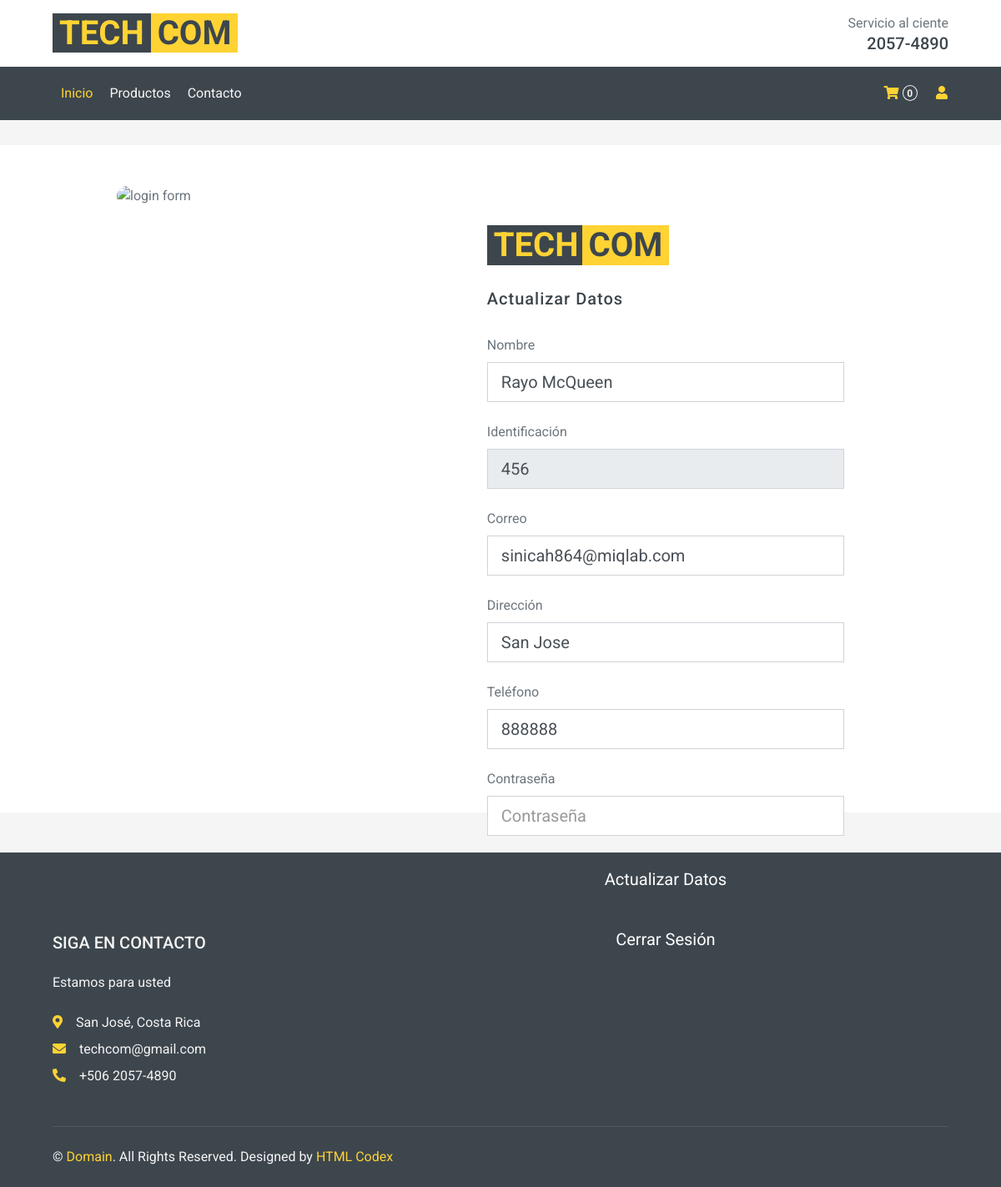
Screenshot of /Views/mantUsuario.php?q=6 (signed in) with the database file from the repository.
### tables this page shows
CREATE TABLE `usuarios` (
  `IDUsuario` int(11) NOT NULL,
  `Identificacion` varchar(30) NOT NULL,
  `Nombre` varchar(100) NOT NULL,
  `Telefono` varchar(30) NOT NULL,
  `Direccion` varchar(300) NOT NULL,
  `Correo` varchar(50) NOT NULL,
  `Contrasenna` varchar(25) NOT NULL,
  `Admin` bit(1) NOT NULL
);

### Models/usuarioModel.php (called while the page is built, shortened)
<?php
    function ConsultarUsuarioM($idUsuario)
    {
        $enlace = OpenBD();
        $sentecia = "CALL ConsultarUsuario('$idUsuario')";
        $respuesta = $enlace -> query($sentecia);
        return $respuesta;
    }
?>

### Controllers/usuarioController.php (called while the page is built, shortened)
<?php
    include_once "../Models/usuarioModel.php";
    function ConsultarUsuario($idUsuario)
    {
        $respuesta = ConsultarUsuarioM($idUsuario);
        return mysqli_fetch_array($respuesta);
    }
?>

### Views/mantUsuario.php (the view, shortened to what this page needs)
<?php
    include_once "../Controllers/usuarioController.php";
    include_once "layout.php";
?>
<!DOCTYPE html>
<html lang="en">
<head>
</head>
<body>
    <div class="container-fluid">
        <div class="row align-items-center bg-light py-3 px-xl-5 d-none d-lg-flex">
            <div class="col-lg-6">
                <a href="inicio.php" class="text-decoration-none">
                    <span class="h1 text-uppercase text-primary bg-dark px-2">Tech</span>
                    <span class="h1 text-uppercase text-dark bg-primary px-2 ml-n1">com</span>
                </a>
            </div>
            <div class="col-lg-6 col-6 text-right">
                <p class="m-0">Servicio al ciente</p>
                <h5 class="m-0">2057-4890</h5>
            </div>
        </div>
    </div>
    <div class="container-fluid bg-dark mb-30">
        <div class="row px-xl-5">
            <div class="col-lg-12">
                <nav class="navbar navbar-expand-lg bg-dark navbar-dark py-3 py-lg-0 px-0">
                    <div class="collapse navbar-collapse justify-content-between" id="navbarCollapse">
                        <div class="navbar-nav mr-auto py-0">
                            <a href="inicio.php" class="nav-item nav-link active">Inicio</a>
                            <a href="shop.php" class="nav-item nav-link">Productos</a>
                            <a href="contacto.php" class="nav-item nav-link">Contacto</a>
                        </div>
                        <div class="navbar-nav ml-auto py-0 d-none d-lg-block">
                            <a href="cart.php" class="btn px-0 ml-3">
                                <i class="fas fa-shopping-cart text-primary"></i>
                                <span class="badge text-secondary border border-secondary rounded-circle"
                                    style="padding-bottom: 2px;">0</span>
                            </a>
                            <a href="userOn.php" class="btn px-0 ml-3">
                                <i class="fas fa-user text-primary"></i>
                            </a>
                        </div>
                    </div>
                </nav>
            </div>
        </div>
    </div>
    <?php
    $Datos =  ConsultarUsuario($_SESSION["IdUsuario"]);
if($_SESSION["RolUsuario"] == 1)
{
    echo'
    <h5 class="fw-normal mb-3 pb-3" style="letter-spacing: 1px; text-align: center;">Datos de Usuarios</h5>
                    <table class="table table-hover table-bordered" id="tablaDetalle">
                        <thead>
                            <tr style="text-align:center; background-color:#DEDEDE">
                                <th>Identificación</th>
                                <th>Nombre</th>
                                <th>Teléfono</th>
                                <th>Dirección</th>
                                <th>Correo</th>
                                <th>Tipo de usuario</th>
                                <th>Acciones</th>
                            </tr>
                        </thead>
                        <tbody>
                        ';
                        ConsultarUsuarios();
                        echo '
                            </tbody>
                        </table>
                            <div class="d-flex justify-content-center align-items-center">
                                <a href="mantProductos.php" class="btn">Modificar Inventario de productos</a>
                            </div>
                        <form action="" method="post">
                                <button id="btnCerrarSesion" name="btnCerrarSesion" type="submit" class="btn btn-dark btn-lg btn-block">Cerrar Sesión</button>
                            </div>
                            </form>
                        ';
}
else
{
    echo
    '<section class="vh-100" style="background-color: #FFFFFF;">
        <div class="container py-5 h-100">
            <div class="row d-flex justify-content-center align-items-center h-100">
                <div class="col col-xl-10">
                    <div>
                    <div class="row g-0">
                        <div class="col-md-6 col-lg-5 d-none d-md-block">
                        <img src="https://mdbcdn.b-cdn.net/img/Photos/new-templates/bootstrap-login-form/img1.webp"
                            alt="login form" class="img-fluid" style="border-radius: 1rem;" />
                        </div>
                        <div class="col-md-6 col-lg-7 d-flex align-items-center">
                        <div class="card-body p-4 p-lg-5 text-black">
                            <form action="" method="post">
                            <a href="inicio.php" class="text-decoration-none">
                            <div class="d-flex align-items-center mb-3 pb-1" href="inicio.php">
                                <span class="h1 text-uppercase text-primary bg-dark px-2">Tech</span>
                                <span class="h1 text-uppercase text-dark bg-primary px-2 ml-n1">com</span>
                            </div>
                            </a>
                            <h5 class="fw-normal mb-3 pb-3" style="letter-spacing: 1px;">Actualizar Datos</h5>
                            <label>Nombre</label>
                            <div class="form-outline mb-4">
                                <input id="txtNombre" name="txtNombre" type="text" class="form-control form-control-lg" value="'. $Datos["Nombre"] .'"
                                />
                            </div>
                            <label>Identificación</label>
                            <div class="form-outline mb-4">
                                <input disabled="disabled" id="txtIdentificacion" name="txtIdentificacion" type="text" class="form-control form-control-lg" value="'. $Datos["Identificacion"] .'"
                                />
                            </div>
                            <label>Correo</label>
                            <div class="form-outline mb-4">
                                <input id="txtCorreo" name="txtCorreo" type="email" class="form-control form-control-lg" value="'. $Datos["Correo"].'"  />
                            </div>
                            <label>Dirección</label>
                            <div class="form-outline mb-4">
                                <input id="txtDireccion" name="txtDireccion" type="text" class="form-control form-control-lg" value="'. $Datos["Direccion"].'"  />
                            </div>
                            <label>Teléfono</label>
                            <div class="form-outline mb-4">
                                <input id="txtTelefono" name="txtTelefono" type="text" class="form-control form-control-lg" value="'. $Datos["Telefono"].'"  />
                            </div>
                            <label>Contraseña</label>
                            <div class="form-outline mb-4">
                                <input id="txtContrasenna" name="txtContrasenna" type="password"  class="form-control form-control-lg" placeholder="Contraseña"/>
                            </div>
                            <div class="pt-1 mb-4">
                                <button id="btnActualizar" name="btnActualizar" type="submit" class="btn btn-dark btn-lg btn-block">Actualizar Datos</button>
                                </div>
                            </form>
                            <form action="" method="post">
                                <button id="btnCerrarSesion" name="btnCerrarSesion" type="submit" class="btn btn-dark btn-lg btn-block">Cerrar Sesión</button>
                            </div>
                                 </div>
                            </div>
                        </div>
                    </div>
                </div>
            </div>
     </section>
     ';
}
?>
</body>
</html>

### rows the page displays
usuarios: txtNombre "Rayo McQueen", txtIdentificacion "456", txtCorreo "sinicah864@miqlab.com", txtDireccion "San Jose", txtTelefono "888888"
